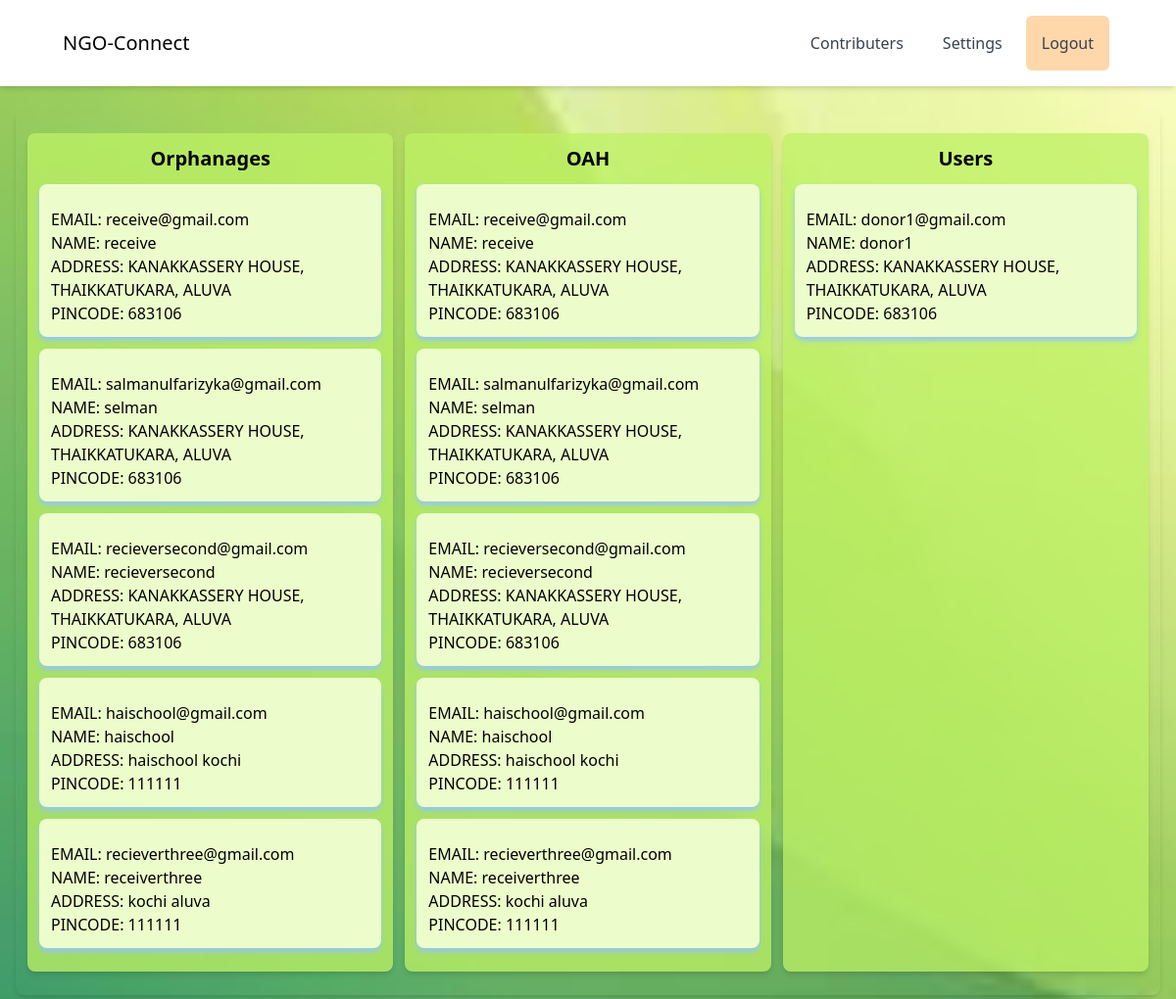
The app's page /ngo/ngo_base/ (signed in) with its own data.
### base/models.py (models this page shows)
class ngousers(models.Model):
    user = models.OneToOneField(User, on_delete=models.CASCADE)
    user_type = models.CharField(max_length=10, choices=[
        ('NGO', 'NGO'),
        ('Donor', 'Donor'),
        ('Receiver','Receiver'),
    ])
    phone_number = models.CharField(max_length=13, null=True)
    address = models.CharField(max_length=100, null=True)
    pincode = models.CharField(max_length=10, null=True)

### ngo/views.py (the view)
# urls.py: path('ngo_base/', views.ngo_base, name="ngo_base"),
@login_required(login_url="signup")
def ngo_base(request):
    user_name=request.user
    users = User.objects.all()
    user_details = ngousers.objects.all()
    reciever = ReceiverMoreDetails.objects.all()
    reciever_ngo = Reciever_under_ngo.objects.all()
    count = 1
    context = {
        'me' : user_name,
        'users' : users,
        'user_details' : user_details,
        'count' : count,
        'reciever' : reciever,
        'reciever_ngo' : reciever_ngo,
    }
    return render(request, 'ngo_base.html', context)

### ngo/templates/ngo_base.html (shortened to what this page needs)
<!DOCTYPE html>
<html lang="en">
<head>
    <script src="https://cdn.tailwindcss.com"></script>
</head>
<body class="font-sans" style="
            background-size: cover;
            background-position: center;" >
<header
    class="lg:px-16 px-4 bg-white flex flex-wrap items-center py-4 shadow-md"
>
    <div class="flex-1 flex justify-between items-center">
        <a href="#" class="text-xl">NGO-Connect</a>
    </div>
    <div class="hidden lg:flex lg:items-center lg:w-auto w-full" id="menu">
        <nav>
            <ul
                class="lg:flex items-center justify-between text-base text-gray-700 pt-4 lg:pt-0"
            >
                <li><a class="lg:p-4 py-3 rounded-md px-0 mx-1 block hover:bg-blue-300" href="#">Contributers</a></li>
                <li><a class="lg:p-4 py-3 rounded-md px-0 mx-1 block hover:bg-blue-300" href="#">Settings</a></li>
                <li><a class="lg:p-4 py-3 rounded-md bg-orange-200 px-0 mx-1 block hover:bg-red-500" href="/logout">Logout</a></li>
            </ul>
        </nav>
    </div>
</header>
<section class="text-center my-6 mx-4">
    <div class="flex flex-col lg:grid lg:grid-cols-3 gap-3 justify-around rounded-lg shadow-md p-3 my-3">
        <div class="bg-lime-300/75 rounded-lg shadow-md p-3 my-3">
            <h2 class="text-xl font-bold">Orphanages</h2>
          {% for user in users %} {% for detail in user_details %} {% if detail.user == user %}
          {% if detail.user_type == "Receiver" %}
          <div class="shadow-md shadow-blue-300 p-3 my-3 bg-lime-100 rounded-lg">
            <ul class="mt-3">
              <li class="text-left">EMAIL: {{ user.username }}</li>
              <li class="text-left">NAME: {{ user.first_name }}</li>
              <li class="text-left">ADDRESS: {{ detail.address }}</li>
              <li class="text-left">PINCODE: {{ detail.pincode }}</li>
            </ul>
          </div>
          {% endif %}
          {% endif %} {% endfor %} {% endfor %}
        </div>
        <div class="bg-lime-300/75 rounded-lg shadow-md p-3 my-3">
          <h2 class="text-xl font-bold">OAH</h2>
          {% for user in users %} {% for detail in user_details %} {% if detail.user == user %}
          {% if detail.user_type == "Receiver" %}
          <div class="shadow-md shadow-blue-300 p-3 my-3 bg-lime-100 rounded-lg">
            <ul class="mt-3">
              <li class="text-left">EMAIL: {{ user.username }}</li>
              <li class="text-left">NAME: {{ user.first_name }}</li>
              <li class="text-left">ADDRESS: {{ detail.address }}</li>
              <li class="text-left">PINCODE: {{ detail.pincode }}</li>
            </ul>
          </div>
          {% endif %}
          {% endif %} {% endfor %} {% endfor %}
        </div>
        <div class="bg-lime-300/75 rounded-lg shadow-md p-3 my-3">
          <h2 class="text-xl font-bold">Users</h2>
          {% for user in users %} {% for detail in user_details %} {% if detail.user == user %}
          {% if detail.user_type == "Donor" %}
          <div class="shadow-md shadow-blue-300 p-3 my-3 bg-lime-100 rounded-lg">
            <ul class="mt-3">
              <li class="text-left">EMAIL: {{ user.username }}</li>
              <li class="text-left">NAME: {{ user.first_name }}</li>
              <li class="text-left">ADDRESS: {{ detail.address }}</li>
              <li class="text-left">PINCODE: {{ detail.pincode }}</li>
            </ul>
          </div>
          {% endif %}
          {% endif %} {% endfor %} {% endfor %}
        </div>
      </div>
    </section>
  </body>
</html>

### records on screen
ngousers: address "KANAKKASSERY HOUSE, THAIKKATUKARA, ALUVA", pincode "683106"
ngousers: address "KANAKKASSERY HOUSE, THAIKKATUKARA, ALUVA", pincode "683106"
ngousers: address "KANAKKASSERY HOUSE, THAIKKATUKARA, ALUVA", pincode "683106"
ngousers: address "haischool kochi", pincode "111111"
ngousers: address "kochi aluva", pincode "111111"
ngousers: address "KANAKKASSERY HOUSE, THAIKKATUKARA, ALUVA", pincode "683106"

### other values on screen
{{ user.username }} "receive@gmail.com"
{{ user.first_name }} "receive"
{{ user.username }} "salmanulfarizyka@gmail.com"
{{ user.first_name }} "selman"
{{ user.username }} "recieversecond@gmail.com"
{{ user.first_name }} "recieversecond"
{{ user.username }} "haischool@gmail.com"
{{ user.first_name }} "haischool"
{{ user.username }} "recieverthree@gmail.com"
{{ user.first_name }} "receiverthree"
{{ user.username }} "donor1@gmail.com"
{{ user.first_name }} "donor1"
